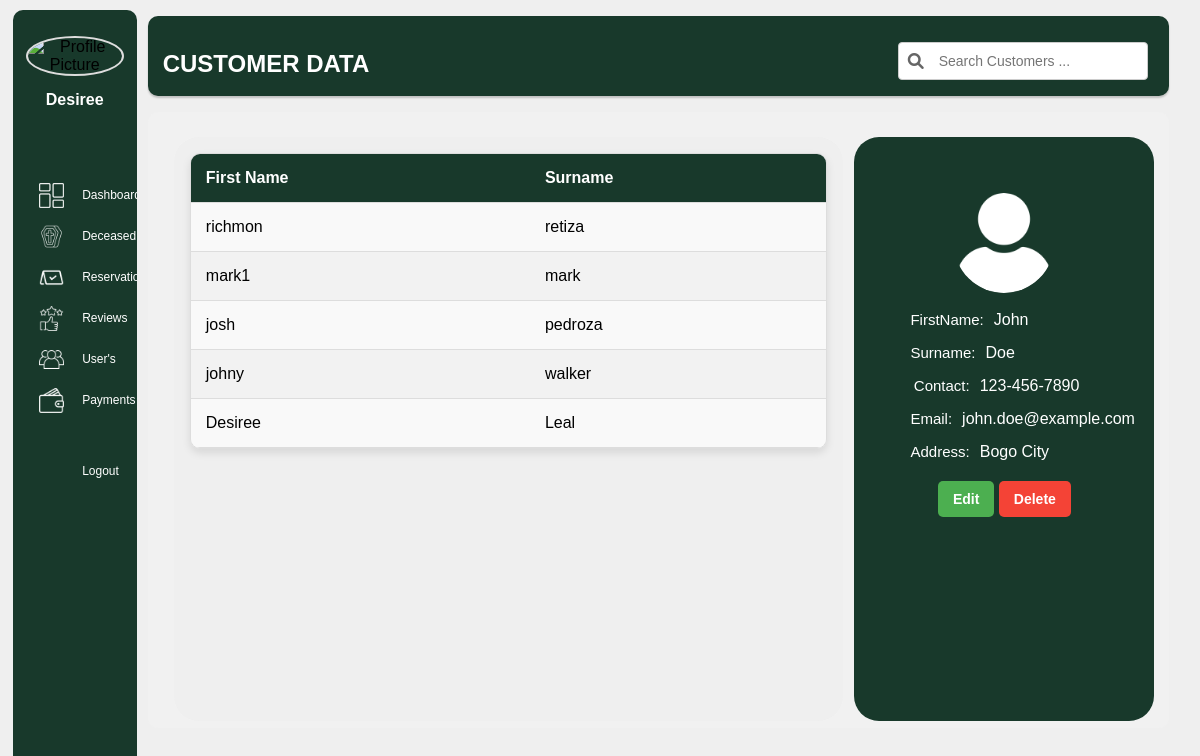
The app's page /admindashboard/adminusers.php (signed in), older data.
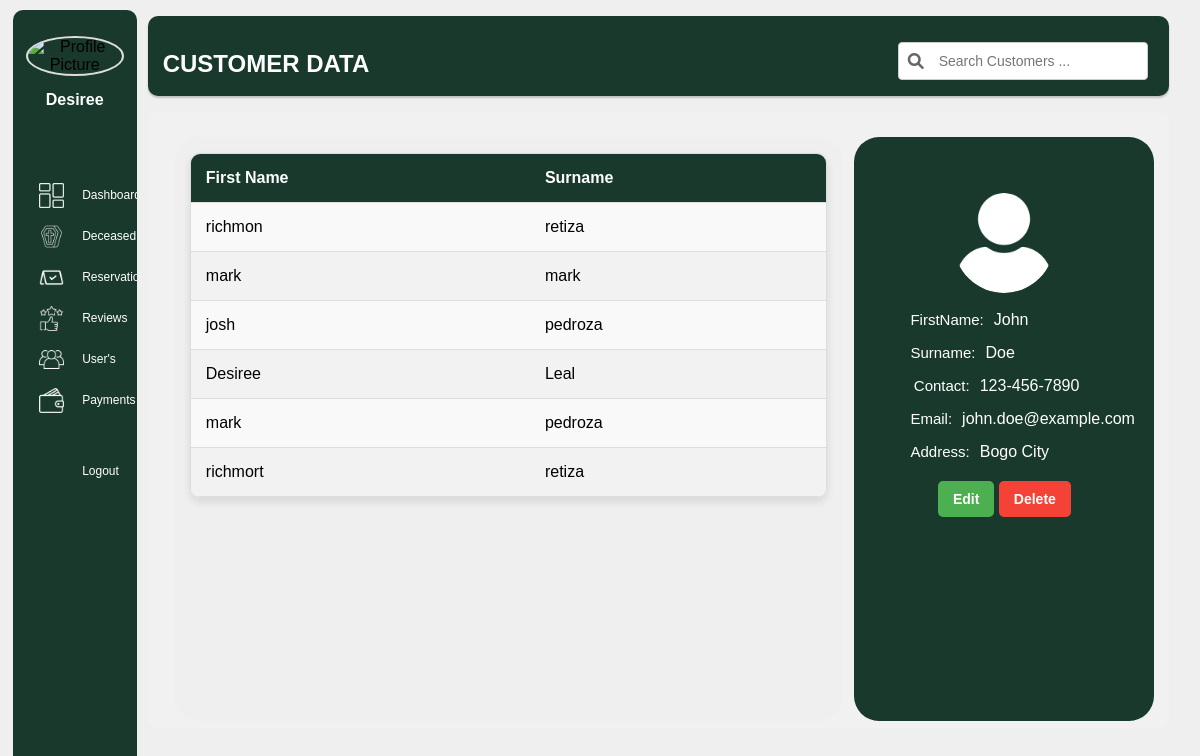
The same page, newer data.
### tables this page shows
CREATE TABLE `users` (
  `id` int(11) NOT NULL,
  `firstname` varchar(50) NOT NULL,
  `surname` varchar(50) NOT NULL,
  `email` varchar(100) NOT NULL,
  `address` varchar(100) NOT NULL,
  `contact` varchar(20) NOT NULL,
  `password` varchar(255) NOT NULL,
  `birthdate` date NOT NULL,
  `gender` enum('Male','Female','Other') NOT NULL,
  `profile_pic` varchar(255) NOT NULL,
  `role` enum('admin','customer') DEFAULT 'customer',
  `created_at` timestamp NOT NULL DEFAULT current_timestamp()
);

### admindashboard/adminusers.php (the view, shortened to what the changed rows need)
<?php
require_once '../connection/connection.php';
try {
    $conn->setAttribute(PDO::ATTR_ERRMODE, PDO::ERRMODE_EXCEPTION);
    $sql = "SELECT * FROM users";
    $stmt = $conn->prepare($sql);
    $stmt->execute();
    $users = $stmt->fetchAll(PDO::FETCH_ASSOC);
} catch(PDOException $e) {
    echo "Connection failed: " . $e->getMessage();
}
?>
<!DOCTYPE html>
<html lang="en">
<head>
    <link rel="stylesheet" href="./admindashboardcss/adminusers.css">
    <link rel="stylesheet" href="https://cdnjs.cloudflare.com/ajax/libs/font-awesome/6.0.0-beta3/css/all.min.css">
</head>
<body>
<div class="row">
                <div class="main">
                <div class="right-content1">
                    <div class="right-header col-10">
                        <br>
                        <span><h2>CUSTOMER DATA</h2></span>
                    </div>
                </div>
        <div class="right-content2">
            <div class="right-header2 col-9">
                <div class="left-content1">
                    <div class="table-container">
                        <table>
                            <thead>
                                <tr>
                                    <th>First Name</th>
                                    <th>Surname</th>
                                </tr>
                            </thead>
                                <tbody id="userTableBody">
                                <?php
                                if (count($users) > 0) {
                                    foreach ($users as $row) {
                                        echo "<tr onclick='fetchUserDetails(" . $row["id"] . ")'>";
                                        echo "<td>" . htmlspecialchars($row["firstname"]) . "</td>";
                                        echo "<td>" . htmlspecialchars($row["surname"]) . "</td>";
                                        echo "</tr>";
                                    }
                                } else {
                                    echo "<tr><td colspan='2'>No users found</td></tr>";
                                }
                                ?>
                            </tbody>
                        </table>
                    </div>
                </div>
</body>
</html>

Row changes from the older to the newer data that the page shows:
removed users: firstname "johny", surname "walker"
changed users (number 2 of 6 on the later page): firstname "mark1" → "mark"
added users: firstname "mark", surname "pedroza"
added users: firstname "richmort", surname "retiza"
